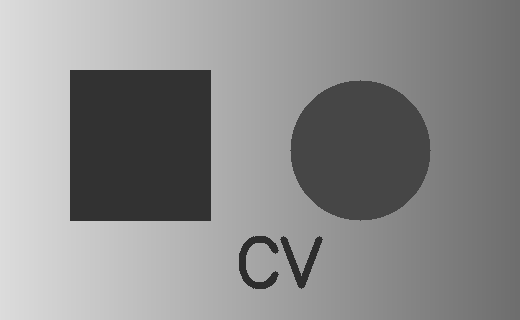
#> input picture 011_image_processing/040_thresholding/input/threshold_sample.png, 520 x 320 px, found by its file name
$ python 070_adaptive_trackbar.py
#> lines starting #> are read from the running program, lines starting #| are printed output that depends on the picture; after the words box and inside, x2 and y2 are one past the last pixel; in counts of white or black regions, pixels touching at a corner belong together
import os
import cv2
import numpy as np

dir_proj = os.getcwd()
dir_base = os.path.join(dir_proj, "011_image_processing", "040_thresholding")
dir_input = os.path.join(dir_base, "input")
dir_output = os.path.join(dir_base, "output")
os.makedirs(dir_input, exist_ok=True)
os.makedirs(dir_output, exist_ok=True)

path_input = os.path.join(dir_input, "threshold_sample.png")


"""===========================================================================================
Create Input Image
==========================================================================================="""
if not os.path.exists(path_input):
    height, width = 320, 520
    gradient = np.linspace(start=220, stop=110, num=width, dtype=np.uint8)
    sample = np.tile(A=gradient, reps=(height, 1))

    cv2.rectangle(img=sample, pt1=(70, 70), pt2=(210, 220),
                  color=50, thickness=-1)
    cv2.circle(img=sample, center=(360, 150), radius=70,
               color=70, thickness=-1)
    cv2.putText(img=sample, text="CV", org=(235, 285),
                fontFace=cv2.FONT_HERSHEY_SIMPLEX, fontScale=2.2,
                color=45, thickness=5)
    cv2.imwrite(filename=path_input, img=sample)

gray = cv2.imread(filename=path_input, flags=cv2.IMREAD_GRAYSCALE)
#> gray is the input picture: shape (320, 520); min 45, max 220, mean 138.8
if gray is None:
    print("Error: Could not open image")
    exit()


"""===========================================================================================
Adaptive Trackbar
==========================================================================================="""
name_window = "adaptive_trackbar"

# block slider value is converted to an odd blockSize: 3, 5, 7, ...
cv2.namedWindow(name_window)
cv2.createTrackbar("block", name_window, 74, 100, lambda value: None)
cv2.createTrackbar("C", name_window, 5, 40, lambda value: None)
# method: 0 = mean, 1 = gaussian
cv2.createTrackbar("method", name_window, 0, 1, lambda value: None)
cv2.createTrackbar("inverse", name_window, 1, 1, lambda value: None)

while True:
    block = cv2.getTrackbarPos("block", name_window)
    c_value = cv2.getTrackbarPos("C", name_window)
    method = cv2.getTrackbarPos("method", name_window)
    inverse = cv2.getTrackbarPos("inverse", name_window)

    block_size = block * 2 + 3
    adaptive_method = (cv2.ADAPTIVE_THRESH_GAUSSIAN_C
                       if method == 1 else cv2.ADAPTIVE_THRESH_MEAN_C)
    threshold_type = (cv2.THRESH_BINARY_INV
                      if inverse == 1 else cv2.THRESH_BINARY)

    result = cv2.adaptiveThreshold(
        src=gray, maxValue=255, adaptiveMethod=adaptive_method,
        thresholdType=threshold_type, blockSize=block_size, C=c_value)
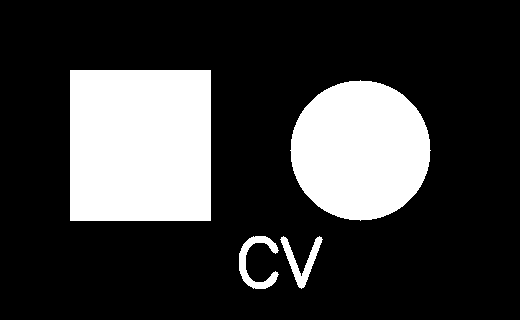
#> result: shape (320, 520); 22.9% white; 4 white regions, box (x1, y1, x2, y2) and area: (70, 70, 211, 221) 21291, (290, 80, 431, 221) 15373, (239, 236, 279, 289) 780, (280, 236, 323, 289) 691

    method_name = "gaussian" if method == 1 else "mean"
    preview = cv2.cvtColor(src=result, code=cv2.COLOR_GRAY2BGR)
    cv2.putText(img=preview,
                text=f"block={block_size}, C={c_value}, {method_name}",
                org=(10, 28), fontFace=cv2.FONT_HERSHEY_SIMPLEX,
                fontScale=0.75, color=(0, 0, 255), thickness=2,
                lineType=cv2.LINE_AA)
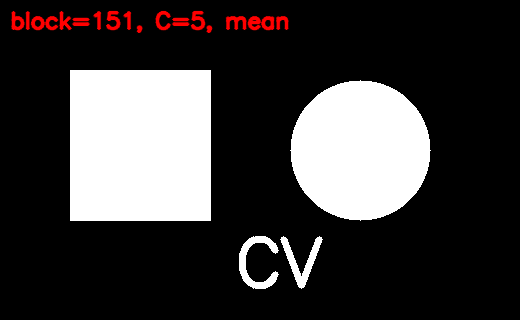
#> preview: shape (320, 520, 3); mean B, G, R 58.4, 58.4, 61.5

    cv2.imshow(name_window, preview)
    key = cv2.waitKey(1) & 0xFF
#> (key q is pressed here)

    if key == ord("q"):
        break

    elif key == ord("s"):
        path_save = os.path.join(dir_output, "07_adaptive_trackbar.png")
        cv2.imwrite(filename=path_save, img=result)
        print("Saved:", path_save)

cv2.destroyAllWindows()

$ run again, with 100_dl_classification/001_from_scratch/data/reference_bg/0003423.jpg saved as 011_image_processing/040_thresholding/input/threshold_sample.png
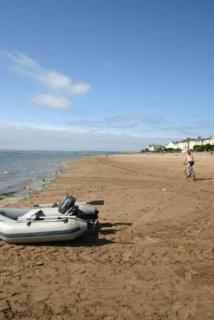
#> input picture 100_dl_classification/001_from_scratch/data/reference_bg/0003423.jpg, 214 x 320 px, found by its file name
#> `result = cv2.adaptiveThreshold( src=gray, maxValue=255, adaptiveMethod..`:
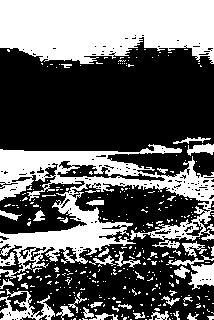
#> result: shape (320, 214); 38.7% white; 339 white regions (297 under 20 px), largest, box (x1, y1, x2, y2) and area: (0, 0, 214, 64) 11481, (0, 144, 214, 279) 10158, (0, 289, 55, 320) 695
#> `cv2.putText(img=preview, text=f"block={block_size}, C={c_value}, {meth..`:
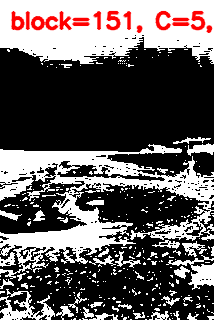
#> preview: shape (320, 214, 3); mean B, G, R 93.3, 93.3, 98.7

$ run again, with 100_dl_classification/001_from_scratch/data/reference_bg/0100892.jpg saved as 011_image_processing/040_thresholding/input/threshold_sample.png
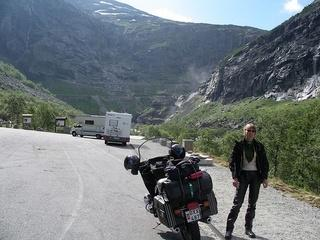
#> input picture 100_dl_classification/001_from_scratch/data/reference_bg/0100892.jpg, 320 x 240 px, found by its file name
#> `result = cv2.adaptiveThreshold( src=gray, maxValue=255, adaptiveMethod..`:
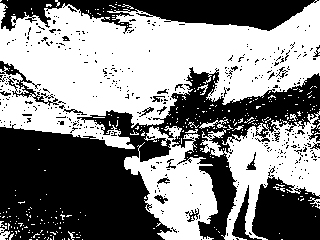
#> result: shape (240, 320); 52.6% white; 412 black regions (388 under 20 px), largest, box (x1, y1, x2, y2) and area: (0, 67, 320, 240) 24404, (0, 0, 319, 34) 5836, (252, 166, 320, 240) 3314
#> `cv2.putText(img=preview, text=f"block={block_size}, C={c_value}, {meth..`:
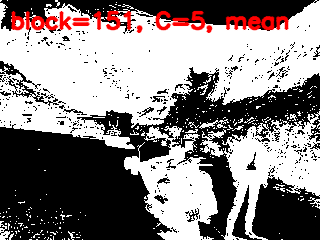
#> preview: shape (240, 320, 3); mean B, G, R 130.5, 130.5, 137.1
